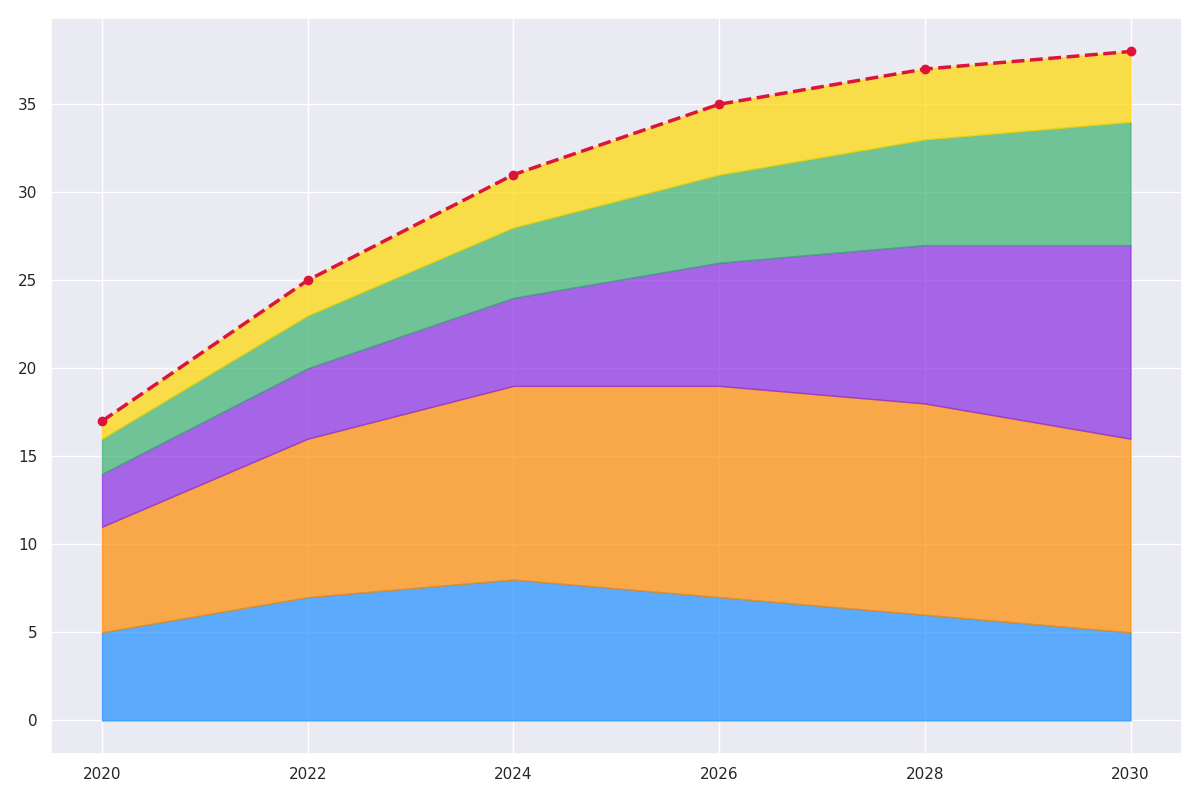

This chart was generated by the following Python code:
import matplotlib.pyplot as plt
import numpy as np

years = np.array([2020, 2022, 2024, 2026, 2028, 2030])

movies_streaming = np.array([5, 7, 8, 7, 6, 5])
tv_series_streaming = np.array([6, 9, 11, 12, 12, 11])
music_streaming = np.array([3, 4, 5, 7, 9, 11])
podcast_streaming = np.array([2, 3, 4, 5, 6, 7])

# New data series for audiobooks
audiobooks_streaming = np.array([1, 2, 3, 4, 4, 4])

# Update total streaming to include new series
total_streaming = (movies_streaming + tv_series_streaming + 
                   music_streaming + podcast_streaming + audiobooks_streaming)

fig, ax = plt.subplots(figsize=(12, 8))

ax.fill_between(years, 0, movies_streaming, color='#1E90FF', alpha=0.7)
ax.fill_between(years, movies_streaming, movies_streaming + tv_series_streaming, color='#FF8C00', alpha=0.7)
ax.fill_between(years, movies_streaming + tv_series_streaming, movies_streaming + tv_series_streaming + music_streaming, color='#8A2BE2', alpha=0.7)
ax.fill_between(years, movies_streaming + tv_series_streaming + music_streaming, movies_streaming + tv_series_streaming + music_streaming + podcast_streaming, color='#3CB371', alpha=0.7)

# Add the new fill_between for audiobooks
ax.fill_between(years, movies_streaming + tv_series_streaming + music_streaming + podcast_streaming, total_streaming, color='#FFD700', alpha=0.7)

ax.plot(years, total_streaming, color='crimson', linewidth=2.5, linestyle='--', marker='o')

ax.set_xticks(years)

plt.tight_layout()

plt.show()
